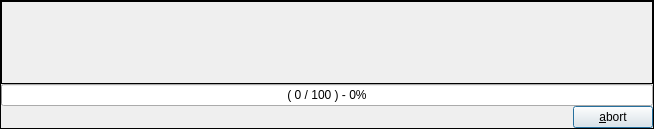
<?xml version="1.0" encoding="UTF-8"?>
<ui version="4.0">
 <class>CProgressDialog</class>
 <widget class="QDialog" name="CProgressDialog">
  <property name="geometry">
   <rect>
    <x>0</x>
    <y>0</y>
    <width>654</width>
    <height>129</height>
   </rect>
  </property>
  <property name="minimumSize">
   <size>
    <width>0</width>
    <height>0</height>
   </size>
  </property>
  <property name="maximumSize">
   <size>
    <width>16777215</width>
    <height>16777215</height>
   </size>
  </property>
  <property name="windowTitle">
   <string>progress</string>
  </property>
  <property name="windowIcon">
   <iconset resource="resfile.qrc">
    <normaloff>:/new/icons/icons/work.png</normaloff>:/new/icons/icons/work.png</iconset>
  </property>
  <property name="modal">
   <bool>true</bool>
  </property>
  <layout class="QHBoxLayout" name="horizontalLayout_2">
   <item>
    <widget class="MProgressIcon" name="prgIcon" native="true"/>
   </item>
   <item>
    <widget class="QFrame" name="frame">
     <property name="frameShape">
      <enum>QFrame::Box</enum>
     </property>
     <property name="frameShadow">
      <enum>QFrame::Plain</enum>
     </property>
     <property name="lineWidth">
      <number>1</number>
     </property>
     <layout class="QVBoxLayout" name="verticalLayout">
      <item>
       <widget class="QLabel" name="lblText">
        <property name="frameShape">
         <enum>QFrame::Box</enum>
        </property>
        <property name="text">
         <string notr="true"/>
        </property>
        <property name="alignment">
         <set>Qt::AlignCenter</set>
        </property>
       </widget>
      </item>
      <item>
       <widget class="QProgressBar" name="pbrP">
        <property name="minimumSize">
         <size>
          <width>600</width>
          <height>0</height>
         </size>
        </property>
        <property name="value">
         <number>0</number>
        </property>
        <property name="format">
         <string notr="true">( %v / %m ) - %p%</string>
        </property>
       </widget>
      </item>
      <item>
       <layout class="QHBoxLayout" name="horizontalLayout">
        <item>
         <spacer name="horizontalSpacer">
          <property name="orientation">
           <enum>Qt::Horizontal</enum>
          </property>
          <property name="sizeHint" stdset="0">
           <size>
            <width>40</width>
            <height>20</height>
           </size>
          </property>
         </spacer>
        </item>
        <item>
         <widget class="QPushButton" name="btStop">
          <property name="text">
           <string>&amp;abort</string>
          </property>
          <property name="icon">
           <iconset resource="resfile.qrc">
            <normaloff>:/new/icons/icons/stop.png</normaloff>:/new/icons/icons/stop.png</iconset>
          </property>
         </widget>
        </item>
       </layout>
      </item>
     </layout>
    </widget>
   </item>
  </layout>
 </widget>
 <layoutdefault spacing="0" margin="0"/>
 <customwidgets>
  <customwidget>
   <class>MProgressIcon</class>
   <extends>QWidget</extends>
   <header>mprogressicon.h</header>
   <container>1</container>
  </customwidget>
 </customwidgets>
 <resources>
  <include location="resfile.qrc"/>
 </resources>
 <connections/>
</ui>
